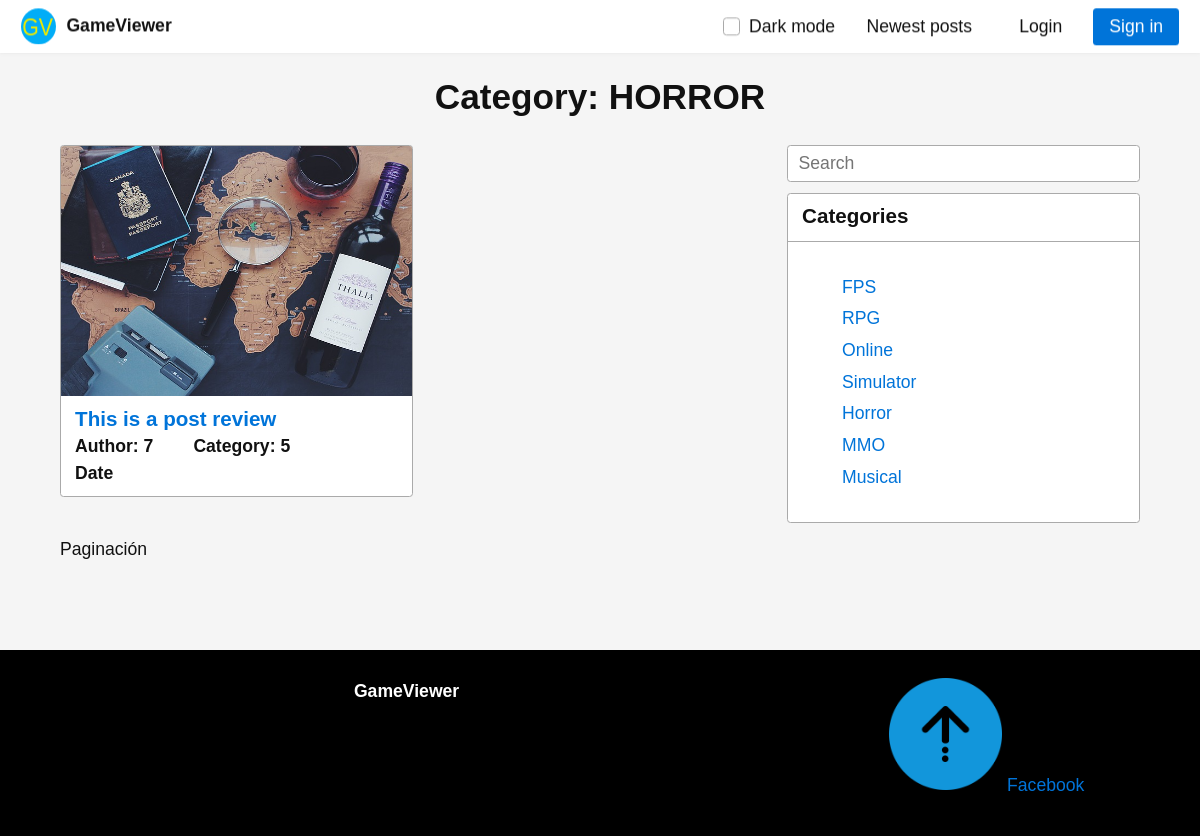
The page /category/Horror on the database its author committed.
### models.py (models this page shows, shortened)
class Categories(db.Model):
    id = db.Column(db.Integer, primary_key = True)
    name = db.Column(db.Text(50))

class Reviews(db.Model):
    id = db.Column(db.Integer, primary_key = True)
    id_user = db.Column(db.Integer, db.ForeignKey('users.id'), nullable=False)
    id_cat = db.Column(db.Integer, db.ForeignKey('categories.id'), nullable=False)
    title = db.Column(db.Text(50))
    img = db.Column(db.Text(50))
    content = db.Column(db.Text(50))
    created_at = db.Column(db.Text(50))

### controller.py (the view)
@app.route("/category/<cat_name>")
def category(cat_name):
    if session.get('user') != None :
        user = Users.query.filter_by(id = session['user']).first()
    else:
        user = {"id": "0"}
    get_cat = Categories.query.filter_by(name = cat_name ).first()
    reviews = Reviews.query.filter_by(id_cat = get_cat.id )
    categ = Categories.query.all()
    category = cat_name
    return render_template("category.html", categ_name = category, cats = categ, user = user, reviews = reviews)

### templates/category.html (shortened to what this page needs)
{% extends "layout/base.html" %}
{% block title %} Category: {{ categ_name.upper() }} {% endblock %}
{% block content %}
<div class="two-third-600">
    <div class="flex two-600">
        {% for review in reviews %}
        <div>
            <article class="card">
                <img style="width: 100%; max-height: 250px;"
                    src="{{ url_for('static', filename = 'img/travel.jpg' ) }}" alt="post img">
                <header>
                    <h3><a href="{{ url_for('review', review_title = review.title, id = review.id) }}"> {{ review.title }} </a></h3><br>
                    <h4>Author: {{ review.id_user }} </h4>
                    <h4> Category: {{ review.id_cat }} </h4>
                    <h4>Date</h4>
                </header>
            </article>
        </div>
        {% endfor %}
    </div>
    <p>Paginación</p>
</div>
{% include "layout/categories-card.html" %}
{% endblock %}

### templates/layout/categories-card.html
<div class="third-600">
    <form action="">
        <fieldset class="flex one">
            <label><input type="text" placeholder="Search" /></label>
        </fieldset>
    </form>
    <article class="card">
        <header>
            <h3>Categories</h3>
        </header>
        <footer>
            <ul>
                {% for cat in cats %}
                <li><a href="{{ url_for('category', cat_name = cat.name) }}"> {{ cat.name }} </a></li>
                {% endfor %}
            </ul>
        </footer>
    </article>
</div>

### static/css/style.css (style rules this page uses)
ul { list-style: none; }
.html { filter: invert(0%); }

### static/css/picnic.css (style rules this page uses)
html { font-family:sans-serif;-ms-text-size-adjust:100%;-webkit-text-size-adjust:100% }
body { margin:0 }
article,aside,details,figcaption,figure,footer,header,hgroup,main,nav,section,summary { display:block }
a { background:transparent }
img { border:0 }
button,input,optgroup,select,textarea { color:inherit;font:inherit;margin:0 }
input { line-height:normal }
fieldset { border:0;padding:0 }
* { box-sizing:inherit }
html,body { font-family:Arial, Helvetica, sans-serif;box-sizing:border-box;height:100% }
body { color:#111;font-size:1.1em;line-height:1.5;background:#fff }
h1,h2,h3,h4,h5,h6 { margin:0;padding:.6em 0 }
li { margin:0 0 .3em }
a { color:#0074d9;text-decoration:none;box-shadow:none;transition:all 0.3s }
label { cursor:pointer }
input,textarea,.select select { line-height:1.5;margin:0;height:2.1em;padding:.3em .6em;border:1px solid #aaa;background-color:#fff;border-radius:.2em;transition:all 0.3s;width:100% }
.flex { display:-ms-flexbox;display:flex;margin-left:-.6em;width:calc(100% + .6em);flex-wrap:wrap;transition:all .3s ease }
.flex>* { box-sizing:border-box;flex:1 1 auto;padding-left:.6em;padding-bottom:.6em }
.flex[class*="one"]>*,.flex[class*="two"]>*,.flex[class*="three"]>*,.flex[class*="four"]>*,.flex[class*="five"]>*,.flex[class*="six"]>*,.flex[class*="seven"]>*,.flex[class*="eight"]>*,.flex[class*="nine"]>*,.flex[class*="ten"]>*,.flex[class*="eleven"]>*,.flex[class*="twelve"]>* { flex-grow:0 }
.one>* { width:100% }
@media all and (min-width: 600px) { .two-600>* { width:50% } }
@media all and (min-width: 600px) { .third-600 { width:33.33333%;display:block } }
@media all and (min-width: 600px) { .two-third-600 { width:66.66666%;display:block } }
.card,.modal .overlay ~ * { position:relative;box-shadow:0;border-radius:.2em;border:1px solid #aaa;overflow:hidden;text-align:left;background:#fff;margin-bottom:.6em;padding:0;transition:all .3s ease }
.card>*,.modal .overlay ~ *>* { max-width:100%;display:block }
.card>*:last-child,.modal .overlay ~ *>*:last-child { margin-bottom:0 }
.card header,.modal .overlay ~ * header,.card section,.modal .overlay ~ * section,.card>p,.modal .overlay ~ *>p { padding:.6em .8em }
.card header,.modal .overlay ~ * header { font-weight:bold;position:relative;border-bottom:1px solid #aaa }
.card header h1,.modal .overlay ~ * header h1,.card header h2,.modal .overlay ~ * header h2,.card header h3,.modal .overlay ~ * header h3,.card header h4,.modal .overlay ~ * header h4,.card header h5,.modal .overlay ~ * header h5,.card header h6,.modal .overlay ~ * header h6 { padding:0;margin:0 2em 0 0;line-height:1;display:inline-block;vertical-align:text-bottom }
.card header:last-child,.modal .overlay ~ * header:last-child { border-bottom:0 }
.card footer,.modal .overlay ~ * footer { padding:.8em }

### rows shown on the page
Categories: upper "HORROR", name "Horror"
Reviews: title "This is a post review", id_user "7", id_cat "5"
Categories: name "FPS"
Categories: name "RPG"
Categories: name "Online"
Categories: name "Simulator"
Categories: name "MMO"
Categories: name "Musical"
